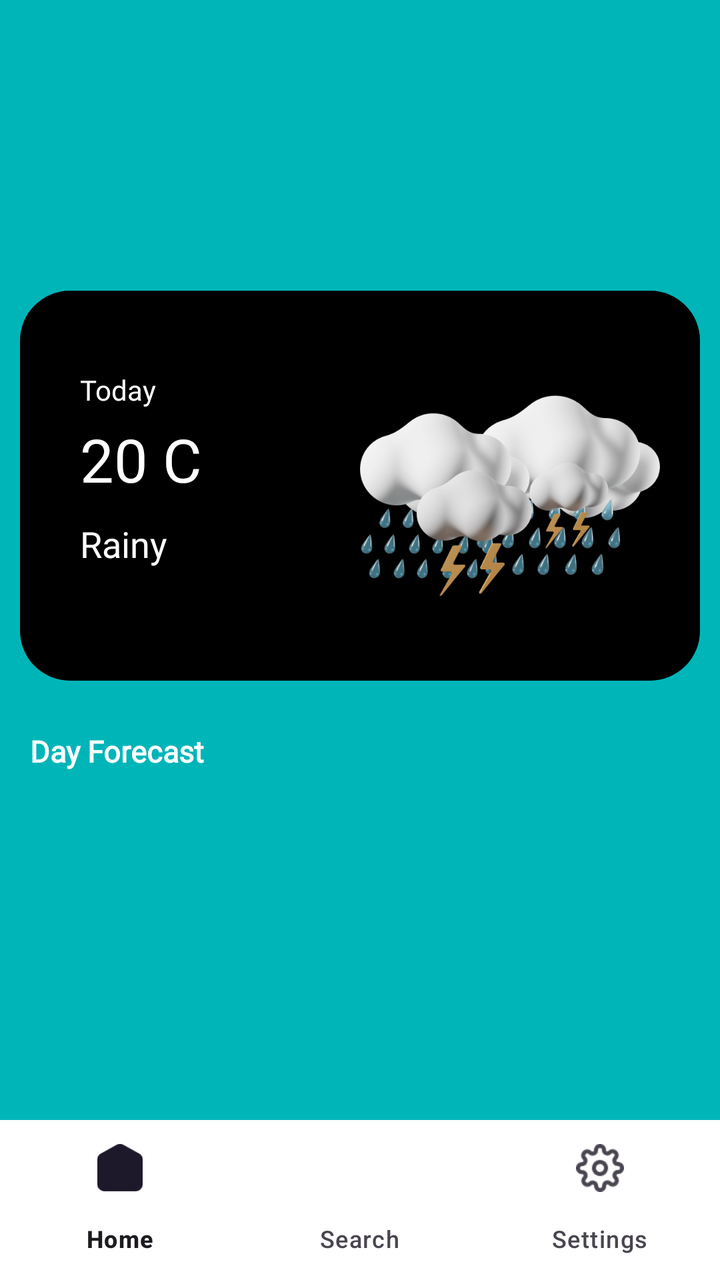
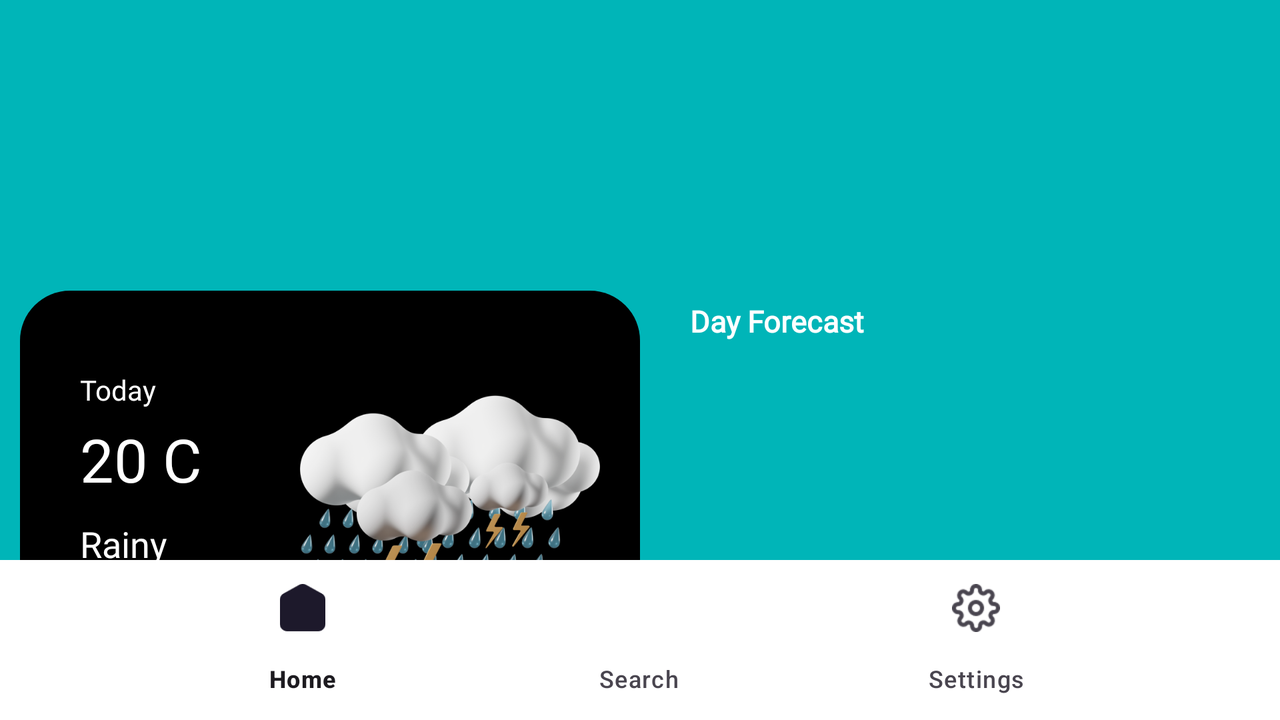

An Android layout and its configuration variant, each rendered on a device that would load it. The default file and the variant file are quoted in full after the pictures.
<!-- AndroidManifest.xml: application theme Theme.GCUWeather -->
<!-- res/layout/activity_threeday_forecast.xml -->
<?xml version="1.0" encoding="utf-8"?>
<androidx.coordinatorlayout.widget.CoordinatorLayout xmlns:android="http://schemas.android.com/apk/res/android"
    xmlns:app="http://schemas.android.com/apk/res-auto"
    android:layout_width="match_parent"
    android:layout_height="match_parent"
    android:background="@color/bright_teal">

    <androidx.core.widget.NestedScrollView
        android:layout_width="match_parent"
        android:layout_height="match_parent"
        android:fillViewport="true"
        app:layout_behavior="@string/appbar_scrolling_view_behavior">
<RelativeLayout
    android:layout_width="match_parent"
    android:layout_height="match_parent"
    android:background="@color/bright_teal">

    <ImageView
        android:id="@+id/backIcon"
        android:layout_width="55dp"
        android:layout_height="35dp"
        android:layout_alignParentStart="true"
        android:layout_alignParentTop="true"
        android:layout_marginTop="20dp"
        android:contentDescription="Back Icon"
        android:src="@drawable/ic_back" />

    <TextView
        android:id="@+id/locationada"
        android:layout_width="wrap_content"
        android:layout_height="wrap_content"
        android:layout_below="@+id/backIcon"
        android:layout_centerHorizontal="true"
        android:layout_marginTop="20dp"
        android:layout_marginBottom="20dp"
        android:text=""
        android:textColor="@color/white"
        android:textSize="30dp"
        android:textStyle="bold" />

    <LinearLayout
        android:id="@+id/observations"
        android:layout_width="match_parent"
        android:layout_height="wrap_content"
        android:layout_below="@+id/locationada"
        android:layout_margin="10dp"
        android:padding="20dp"
        android:background="@drawable/rounded_card"
        android:orientation="horizontal">

        
        <LinearLayout
            android:id="@+id/leftobservations"
            android:layout_width="0dp"
            android:layout_height="wrap_content"
            android:layout_weight="1"
            android:padding="10dp"
            android:orientation="vertical">

            <TextView
                android:id="@+id/dateTextView"
                android:layout_width="wrap_content"
                android:layout_height="wrap_content"
                android:layout_marginTop="10dp"
                android:text="@string/today"
                android:textColor="@color/white"
                android:textSize="14sp" />
            <TextView
                android:id="@+id/temperatureTextView"
                android:layout_width="wrap_content"
                android:layout_height="wrap_content"
                android:layout_marginTop="5dp"
                android:text="20 C"
                android:textColor="@color/white"
                android:textSize="30sp" />
            
            <TextView
                android:id="@+id/conditionTextView"
                android:layout_width="wrap_content"
                android:layout_height="wrap_content"
                android:layout_marginTop="10dp"
                android:text="@string/rainy"
                android:textColor="@color/white"
                android:textSize="18sp" />
        </LinearLayout>

        <ImageView
            android:id="@+id/iconWeather"
            android:layout_width="150dp"
            android:layout_height="150dp"
            android:layout_alignParentEnd="true"
            android:layout_marginTop="5dp"
            android:src="@drawable/cloudyrainy" />
    </LinearLayout>
<TextView
    android:layout_width="wrap_content"
    android:layout_height="wrap_content"
    android:layout_margin="15dp"
    android:layout_below="@+id/observations"
    android:id="@+id/labelText"
    android:text="@string/day_forecast"
    android:textSize="15sp"
    android:layout_alignParentStart="true"
    android:textColor="@color/white"
    android:textStyle="bold"/>

    <ProgressBar
        android:id="@+id/progressBar"
        android:layout_width="wrap_content"
        android:layout_height="wrap_content"
        android:layout_centerInParent="true"
        android:visibility="gone" />

    <androidx.recyclerview.widget.RecyclerView
        android:id="@+id/recyclerView"
        android:layout_width="match_parent"
        android:layout_height="match_parent"
        android:layout_margin="20dp"
        android:layout_below="@+id/labelText"
        android:background="@color/bright_teal"
        app:layoutManager="androidx.recyclerview.widget.GridLayoutManager"
        app:spanCount="3" />


    <include layout="@layout/footer"
        android:layout_width="match_parent"
        android:layout_height="wrap_content"
        android:layout_alignParentBottom="true"/>
</RelativeLayout>
</androidx.core.widget.NestedScrollView>
    <com.google.android.material.bottomnavigation.BottomNavigationView
        android:id="@+id/bottom_navigation"
        android:layout_width="match_parent"
        android:layout_height="wrap_content"
        android:layout_gravity="bottom"
        android:layout_alignParentBottom="true"
        android:background="@color/white"
        app:menu="@layout/bottom_menu" />
</androidx.coordinatorlayout.widget.CoordinatorLayout>
<!-- res/layout/footer.xml (included above) -->
<RelativeLayout
    xmlns:android="http://schemas.android.com/apk/res/android"
    android:layout_width="match_parent"
    android:layout_height="wrap_content">

    <TextView
        android:id="@+id/copyright_text_view"
        android:layout_width="match_parent"
        android:layout_height="wrap_content"
        android:gravity="center"
        android:textColor="@color/white"
        android:text="@string/copyright_text"
        android:textSize="12sp"
        android:layout_alignParentBottom="true"
        android:layout_centerHorizontal="true" />

</RelativeLayout>
<!-- res/layout/bottom_menu.xml (included above) -->
<menu xmlns:android="http://schemas.android.com/apk/res/android">
    <item
        android:id="@+id/navigation_home"
        android:title="@string/home"
        android:icon="@drawable/ic_home" />
    <item
        android:id="@+id/navigation_more_info"
        android:title="@string/search"
        android:icon="@drawable/ic_search" />
    <item
        android:id="@+id/navigation_settings"
        android:title="@string/settings"
        android:icon="@drawable/ic_settings" />

</menu>
<!-- resources referenced by this layout -->
<resources>
  <color name="bright_teal">#00B5B8</color>
  <color name="white">#FFFFFF</color>
  <!-- drawable cloudyrainy: png bitmap (drawable, 150904 bytes) -->
  <!-- drawable ic_home: png bitmap (drawable, 515 bytes) -->
  <!-- drawable ic_settings: png bitmap (drawable, 1054 bytes) -->
  <!-- drawable rounded_card (drawable) -->
  <selector xmlns:android="http://schemas.android.com/apk/res/android">
      <item android:state_focused="false" android:state_hovered="false">
          <shape android:shape="rectangle">
              <solid android:color="@color/black" /> 
              <corners android:radius="25dp" /> 
          </shape>
      </item>
      <item android:state_active="true"  android:state_hovered="true" android:state_focused="true" >
          <shape android:shape="rectangle">
              <solid android:color="@color/bright_teal" /> 
              <corners android:radius="25dp" /> 
          </shape>
      </item>
  </selector>
  <string name="copyright_text">© 2024 Marthar Nderitu S2110914</string>
  <string name="day_forecast">Day Forecast</string>
  <string name="home">Home</string>
  <string name="rainy">Rainy</string>
  <string name="search">Search</string>
  <string name="settings">Settings</string>
  <string name="today">Today</string>
  <style name="Theme.GCUWeather" parent="Theme.Material3.DayNight.NoActionBar">
          
          <item name="colorPrimary">@color/black</item>
          <item name="colorButtonNormal">@color/white</item>
          <item name="android:fontFamily">@font/font_family</item>
      </style>
  <color name="black">#000000</color>
</resources>
<!-- res/layout-land/activity_threeday_forecast.xml (the repository's variant of the layout above) -->
<!-- drawn on the phone turned sideways -->
<?xml version="1.0" encoding="utf-8"?>
<androidx.coordinatorlayout.widget.CoordinatorLayout xmlns:android="http://schemas.android.com/apk/res/android"
    xmlns:app="http://schemas.android.com/apk/res-auto"
    android:layout_width="match_parent"
    android:layout_height="match_parent"
    android:background="@color/bright_teal">

    <androidx.core.widget.NestedScrollView
        android:layout_width="match_parent"
        android:layout_height="match_parent"
        android:fillViewport="true"
        app:layout_behavior="@string/appbar_scrolling_view_behavior">

        <RelativeLayout
            android:layout_width="match_parent"
            android:layout_height="match_parent"
            android:background="@color/bright_teal">

            <ImageView
                android:id="@+id/backIcon"
                android:layout_width="55dp"
                android:layout_height="35dp"
                android:layout_alignParentStart="true"
                android:layout_alignParentTop="true"
                android:layout_marginTop="20dp"
                android:contentDescription="Back Icon"
                android:src="@drawable/ic_back" />

            <TextView
                android:id="@+id/locationada"
                android:layout_width="wrap_content"
                android:layout_height="wrap_content"
                android:layout_below="@+id/backIcon"
                android:layout_centerHorizontal="true"
                android:layout_marginTop="20dp"
                android:layout_marginBottom="20dp"
                android:text=""
                android:textColor="@color/white"
                android:textSize="30dp"
                android:textStyle="bold" />
           <LinearLayout
               android:layout_width="match_parent"
               android:layout_height="wrap_content"
               android:layout_below="@+id/locationada"
               android:orientation="horizontal">
            <LinearLayout
                android:id="@+id/observations"
                android:layout_width="0dp"
                android:layout_weight="1"
                android:layout_height="wrap_content"
                android:layout_margin="10dp"
                android:padding="20dp"
                android:background="@drawable/rounded_card"
                android:orientation="horizontal">

                
                <LinearLayout
                    android:id="@+id/leftobservations"
                    android:layout_width="0dp"
                    android:layout_height="wrap_content"
                    android:layout_weight="1"
                    android:padding="10dp"
                    android:orientation="vertical">

                    <TextView
                        android:id="@+id/dateTextView"
                        android:layout_width="wrap_content"
                        android:layout_height="wrap_content"
                        android:layout_marginTop="10dp"
                        android:text="@string/today"
                        android:textColor="@color/white"
                        android:textSize="14sp" />
                    <TextView
                        android:id="@+id/temperatureTextView"
                        android:layout_width="wrap_content"
                        android:layout_height="wrap_content"
                        android:layout_marginTop="5dp"
                        android:text="20 C"
                        android:textColor="@color/white"
                        android:textSize="30sp" />
                    
                    <TextView
                        android:id="@+id/conditionTextView"
                        android:layout_width="wrap_content"
                        android:layout_height="wrap_content"
                        android:layout_marginTop="10dp"
                        android:text="@string/rainy"
                        android:textColor="@color/white"
                        android:textSize="18sp" />
                </LinearLayout>

                <ImageView
                    android:id="@+id/iconWeather"
                    android:layout_width="150dp"
                    android:layout_height="150dp"
                    android:layout_alignParentEnd="true"
                    android:layout_marginTop="5dp"
                    android:src="@drawable/cloudyrainy" />
            </LinearLayout>
           <LinearLayout
               android:layout_width="0dp"
               android:layout_weight="1"
               android:layout_height="match_parent"
               android:orientation="vertical"
               >


            <TextView
                android:layout_width="wrap_content"
                android:layout_height="wrap_content"
                android:layout_margin="15dp"
                android:id="@+id/labelText"
                android:text="@string/day_forecast"
                android:textSize="15sp"
                android:layout_alignParentStart="true"
                android:textColor="@color/white"
                android:textStyle="bold"/>

            <ProgressBar
                android:id="@+id/progressBar"
                android:layout_width="wrap_content"
                android:layout_height="wrap_content"
                android:layout_centerInParent="true"
                android:visibility="gone" />

            <androidx.recyclerview.widget.RecyclerView
                android:id="@+id/recyclerView"
                android:layout_width="match_parent"
                android:layout_height="match_parent"
                android:layout_margin="20dp"
                android:background="@color/bright_teal"
                app:layoutManager="androidx.recyclerview.widget.GridLayoutManager"
                app:spanCount="3" />
           </LinearLayout>
           </LinearLayout>

            <include layout="@layout/footer"
                android:layout_width="match_parent"
                android:layout_height="wrap_content"
                android:layout_alignParentBottom="true"
                android:layout_marginBottom="50dp"/>
        </RelativeLayout>
    </androidx.core.widget.NestedScrollView>

    <com.google.android.material.bottomnavigation.BottomNavigationView
        android:id="@+id/bottom_navigation"
        android:layout_width="match_parent"
        android:layout_height="wrap_content"
        android:layout_gravity="bottom"
        android:layout_alignParentBottom="true"
        android:background="@color/white"
        app:menu="@layout/bottom_menu" />
</androidx.coordinatorlayout.widget.CoordinatorLayout>
